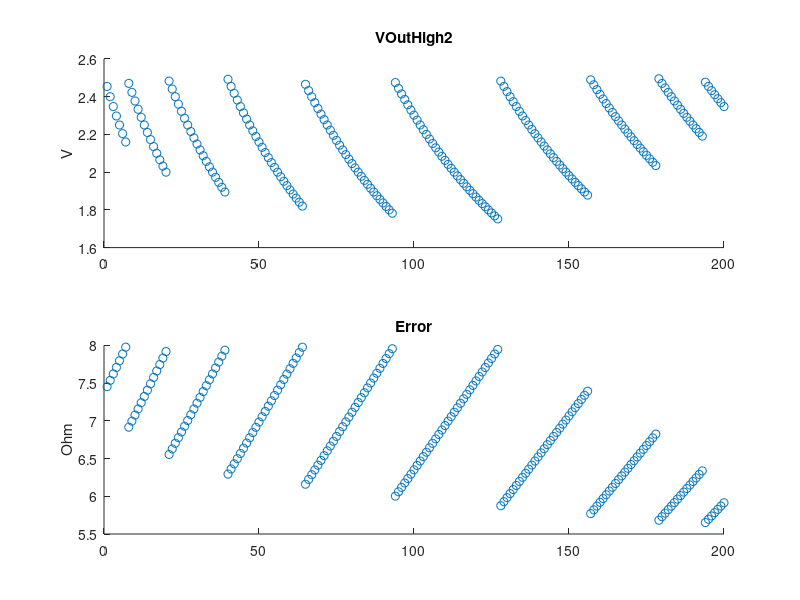

This chart was generated by the following MATLAB code:
Gain = 1:15;
Resistor = 100:100:10000;

VB = 1.2;

LowBound1 = 40;
LowBound2 = 50;

HighBound1 = 1490;
HighBound2 = 1500;

VOutHigh1 = zeros();
VOutHigh2 = zeros();
VOut = zeros();
Error = zeros();
Index = zeros();
FinalGain = zeros();
FinalResistor = zeros();
i = 1;

for n = 1:15
    for m = 1 : 100
      VLow1 =  VB*LowBound1/(LowBound1+Resistor(m));
      VLow2 = VB*LowBound2/(LowBound2+Resistor(m));
      VHigh1 = VB*HighBound1/(HighBound1+Resistor(m));
      VHigh2 = VB*HighBound2/(HighBound2+Resistor(m));
      
      DeltaLow = VLow2 - VLow1;
      DeltaHigh = VHigh2 - VHigh1;
      
      AmpLow1 = Gain(n) * VLow1;
      AmpLow2 = Gain(n) * VLow2;
      
      VOutHigh1(n*m) = Gain(n) * VHigh1;
      VOutHigh2(n*m) = Gain(n) * VHigh2;
      
      if (VOutHigh1(n*m) < 2.5) && (VOutHigh2(n*m) < 2.5)        
        AmpDiffLow = Gain(n) * DeltaLow;
        AmpDiffHigh = Gain (n) * DeltaHigh;
        er = 20 * 3.3 /4096 * 10 / AmpDiffHigh / 2;
        if (er < 8)
            Error(i) = er;
            VOut(i) = VOutHigh2(n*m);
            Index(i) = i;
            FinalGain(i) = Gain(n);
            FinalResistor(i) = Resistor(m);
            
            i = i + 1;
        end
      end
    end
end

MinError = min(Error);
disp(MinError);

for idx = 1:numel(Error)
    if Error(idx)==MinError
        disp(VOut(idx));
        disp(FinalGain(idx));
        disp(FinalResistor(idx));
    end
end



x = 1:1:(i-1);
figure
ax1 = subplot (2,1,1);
scatter(ax1,x , VOut)
title(ax1, "VOutHigh2")
ylabel(ax1, "V")

ax2 = subplot (2,1,2);
scatter(ax2, x, Error)
title(ax2, "Error")
ylabel (ax2, "Ohm")
      
      
